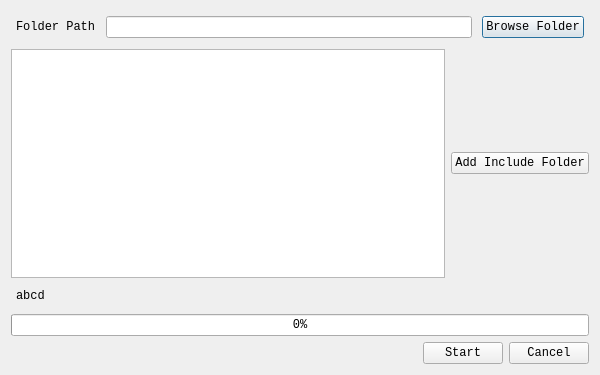
<?xml version="1.0" encoding="UTF-8"?>
<ui version="4.0">
 <class>CreateDatabaseWindow</class>
 <widget class="QDialog" name="CreateDatabaseWindow">
  <property name="geometry">
   <rect>
    <x>0</x>
    <y>0</y>
    <width>600</width>
    <height>375</height>
   </rect>
  </property>
  <property name="font">
   <font>
    <family>Consolas</family>
   </font>
  </property>
  <property name="windowTitle">
   <string>Dialog</string>
  </property>
  <layout class="QVBoxLayout" name="verticalLayout">
   <item>
    <layout class="QHBoxLayout" name="horizontalLayout">
     <property name="spacing">
      <number>10</number>
     </property>
     <property name="leftMargin">
      <number>5</number>
     </property>
     <property name="topMargin">
      <number>5</number>
     </property>
     <property name="rightMargin">
      <number>5</number>
     </property>
     <property name="bottomMargin">
      <number>5</number>
     </property>
     <item>
      <widget class="QLabel" name="label">
       <property name="font">
        <font>
         <family>Consolas</family>
        </font>
       </property>
       <property name="text">
        <string>Folder Path</string>
       </property>
      </widget>
     </item>
     <item>
      <widget class="QLineEdit" name="folderPathEdit">
       <property name="font">
        <font>
         <family>Consolas</family>
        </font>
       </property>
       <property name="readOnly">
        <bool>true</bool>
       </property>
      </widget>
     </item>
     <item>
      <widget class="QPushButton" name="folderPathButton">
       <property name="font">
        <font>
         <family>Consolas</family>
        </font>
       </property>
       <property name="text">
        <string>Browse Folder</string>
       </property>
      </widget>
     </item>
    </layout>
   </item>
   <item>
    <layout class="QHBoxLayout" name="horizontalLayout_2">
     <item>
      <widget class="QTextEdit" name="includeFolderEdit">
       <property name="font">
        <font>
         <family>Consolas</family>
        </font>
       </property>
       <property name="readOnly">
        <bool>true</bool>
       </property>
      </widget>
     </item>
     <item>
      <widget class="QPushButton" name="includeFolderButton">
       <property name="font">
        <font>
         <family>Consolas</family>
        </font>
       </property>
       <property name="text">
        <string>Add Include Folder</string>
       </property>
      </widget>
     </item>
    </layout>
   </item>
   <item>
    <layout class="QHBoxLayout" name="horizontalLayout_5">
     <property name="leftMargin">
      <number>5</number>
     </property>
     <property name="topMargin">
      <number>5</number>
     </property>
     <property name="rightMargin">
      <number>5</number>
     </property>
     <property name="bottomMargin">
      <number>5</number>
     </property>
     <item alignment="Qt::AlignLeft|Qt::AlignVCenter">
      <widget class="QLabel" name="analyzedFilePath">
       <property name="sizePolicy">
        <sizepolicy hsizetype="Preferred" vsizetype="Preferred">
         <horstretch>0</horstretch>
         <verstretch>0</verstretch>
        </sizepolicy>
       </property>
       <property name="font">
        <font>
         <family>Consolas</family>
        </font>
       </property>
       <property name="text">
        <string>abcd</string>
       </property>
      </widget>
     </item>
    </layout>
   </item>
   <item>
    <widget class="QProgressBar" name="progressBar">
     <property name="enabled">
      <bool>true</bool>
     </property>
     <property name="value">
      <number>0</number>
     </property>
     <property name="textVisible">
      <bool>true</bool>
     </property>
    </widget>
   </item>
   <item>
    <layout class="QHBoxLayout" name="horizontalLayout_3">
     <item>
      <spacer name="horizontalSpacer">
       <property name="orientation">
        <enum>Qt::Horizontal</enum>
       </property>
       <property name="sizeType">
        <enum>QSizePolicy::Expanding</enum>
       </property>
       <property name="sizeHint" stdset="0">
        <size>
         <width>40</width>
         <height>20</height>
        </size>
       </property>
      </spacer>
     </item>
     <item>
      <widget class="QPushButton" name="startButton">
       <property name="font">
        <font>
         <family>Consolas</family>
        </font>
       </property>
       <property name="text">
        <string>Start</string>
       </property>
      </widget>
     </item>
     <item>
      <widget class="QPushButton" name="cancelButton">
       <property name="font">
        <font>
         <family>Consolas</family>
        </font>
       </property>
       <property name="text">
        <string>Cancel</string>
       </property>
      </widget>
     </item>
    </layout>
   </item>
  </layout>
 </widget>
 <resources/>
 <connections/>
</ui>
